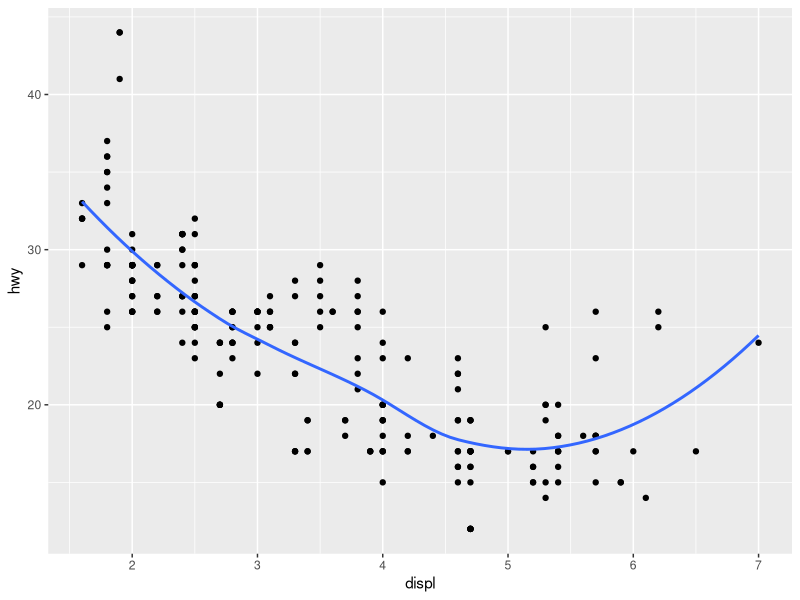
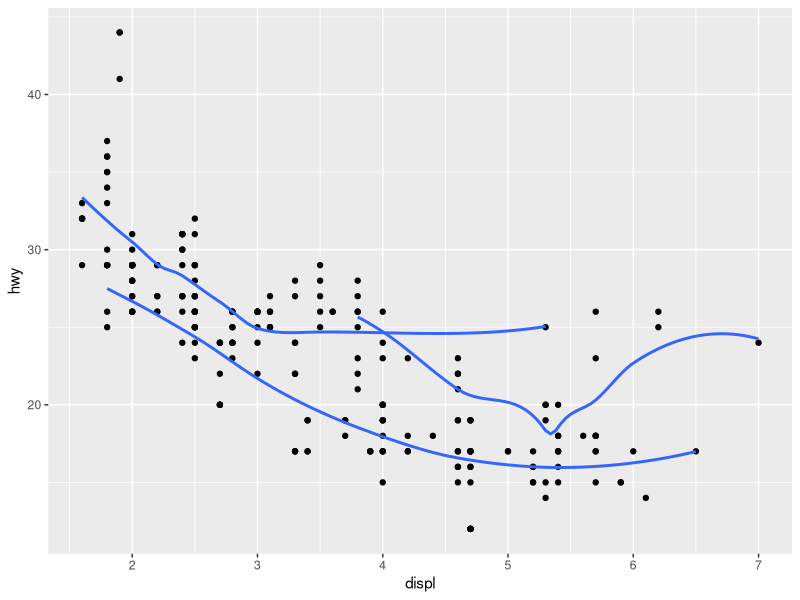
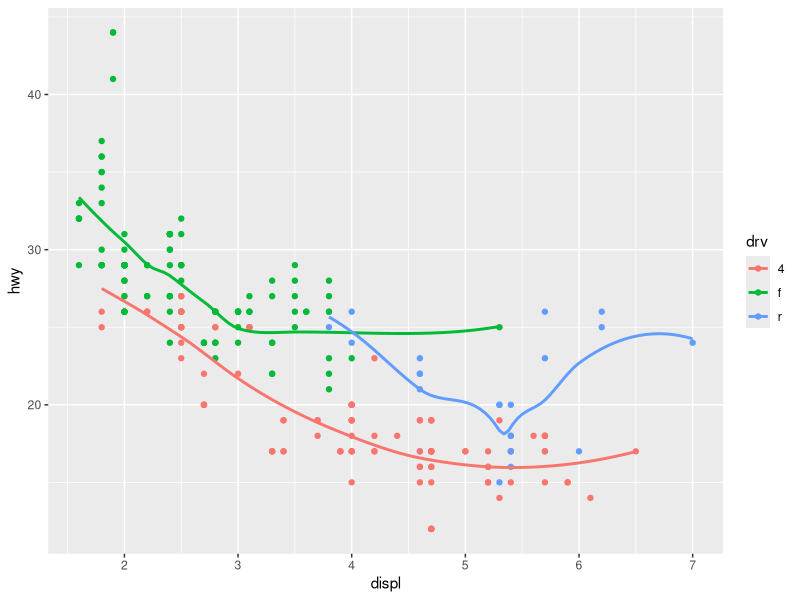
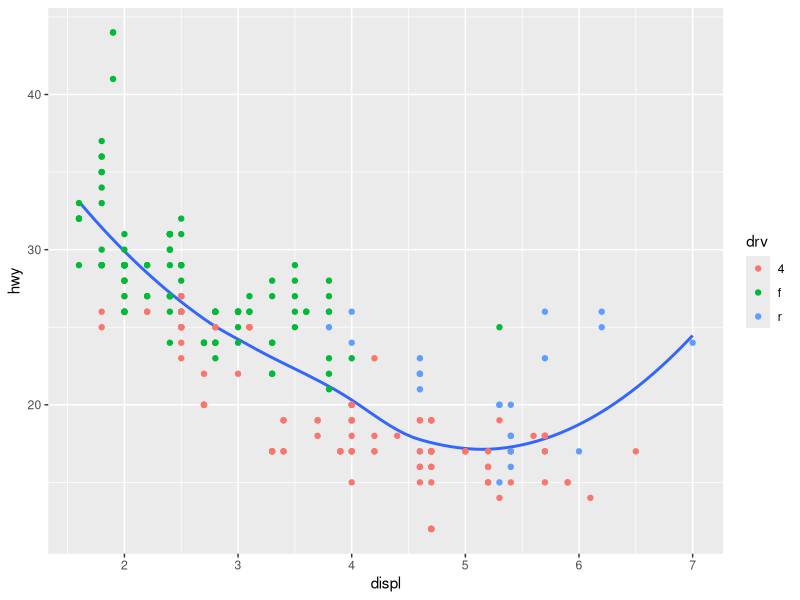
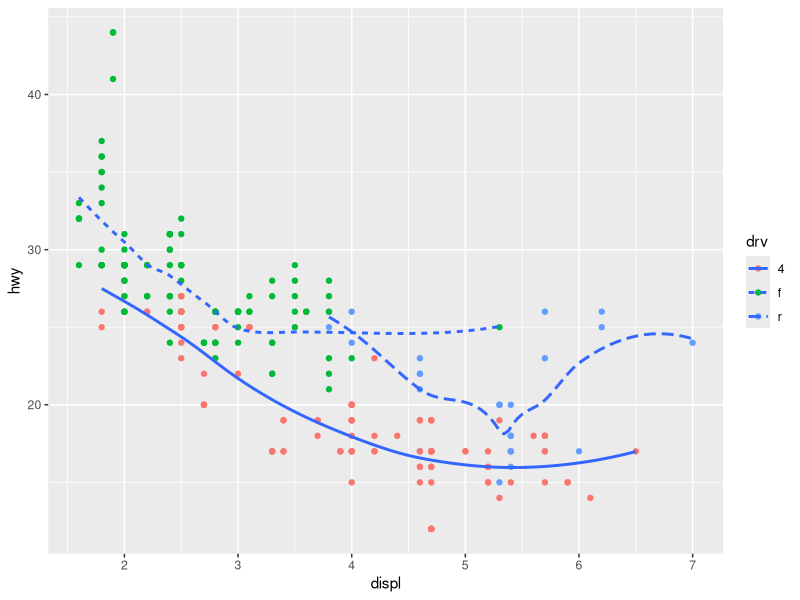
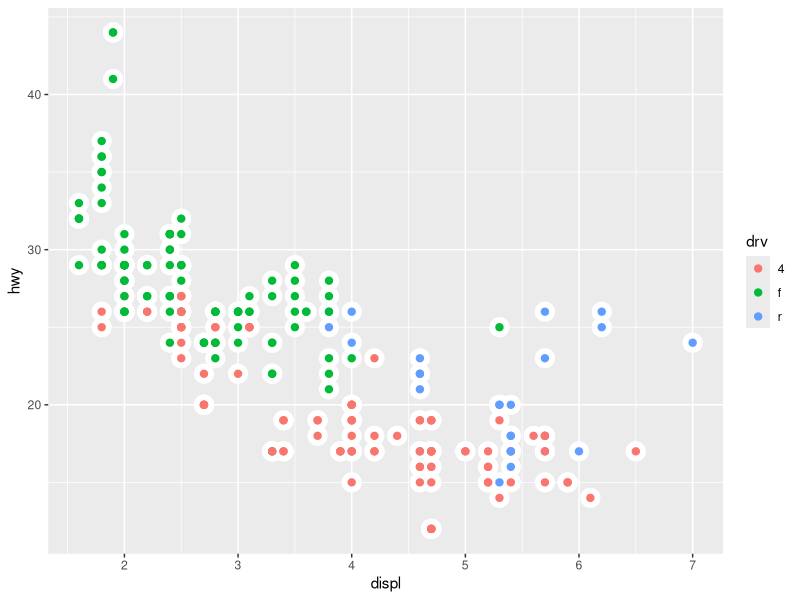
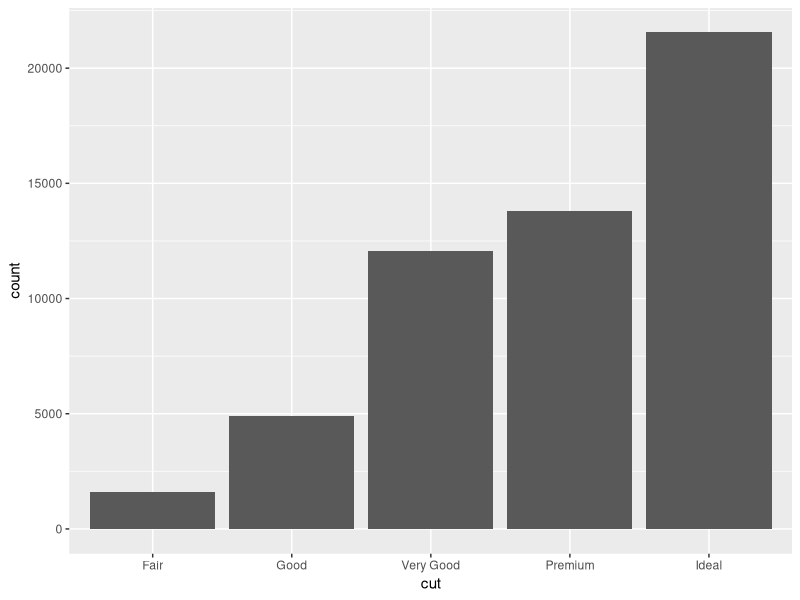
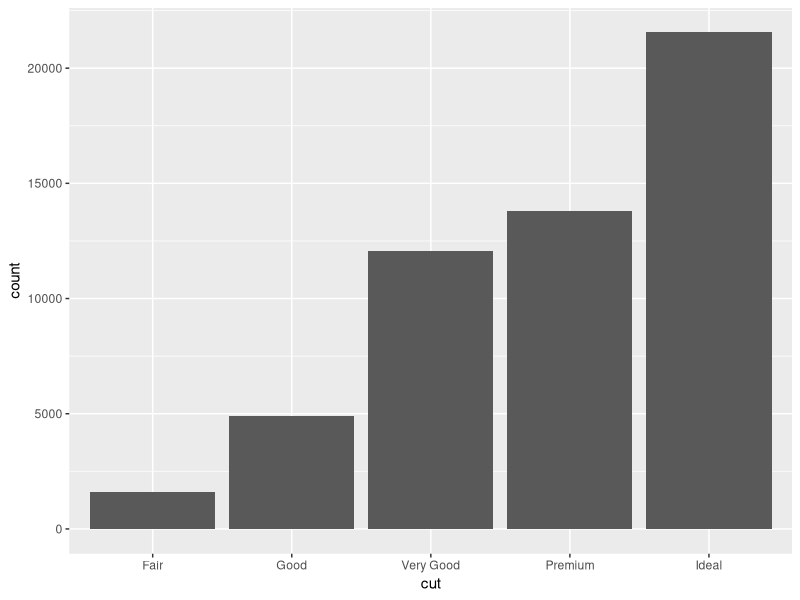

Write the R code that produced these figures, in order. (Note: this script raises an error after producing the figures.)
#Week4 working through the book
#Geom stuff 3.6.1 exercise 6
#Recreate the R code necessary to generate the graphs in the example
library(tidyverse)
#Plot of displ on x axis, hwy on y axis, scatter plot with line with no SE
ggplot(data = mpg, mapping = aes(x = displ, y = hwy)) +
  geom_point() +
  geom_smooth(se=FALSE)

#Plot of displ on x axis, hwy on y axis, scatter plot with line with no SE, but three 
#different lines
ggplot(data = mpg, mapping = aes(x = displ, y = hwy))+
  geom_point() +
  geom_smooth(mapping = aes(x = displ, y= hwy, group = drv), se = FALSE)

#same plot as above, but now groups (drv) are different colors
ggplot(data = mpg, mapping =aes(x = displ, y=hwy, color = drv)) +
  geom_point() +
  geom_smooth(se=FALSE)

#same plot as above, but now the geom_smooth is all the data
ggplot(data = mpg, mapping =aes(x = displ, y=hwy)) +
  geom_smooth(se=FALSE)+
    geom_point(mapping = aes(x=displ, y=hwy,color=drv)) 

#same plot, but now different points are drv colors, different smooth linestyles 
#are drv
ggplot(data = mpg) +
  geom_point(mapping =aes(x = displ, y=hwy, color = drv)) +
  geom_smooth(mapping = aes(x = displ, y = hwy, linetype = drv), se=FALSE)

#same plot with no lines and with halos around the points
ggplot(data = mpg)+
  geom_point(mapping = aes(x = displ, y = hwy), color = "white", stroke=4)+
  geom_point(mapping = aes(x =displ, y = hwy, color = drv),  stroke=1) 
# I DID IT!

#moving onto diamonds and statistical transformations
ggplot(data = diamonds) +
  geom_bar(mapping = aes(x = cut))
#makes a bar chart that includes counts, but that's not in the data set, it gets it 
#automatically from making a bar chart in geom_bar. Can look up what stat gets used
#like "count" by looking at ?geom_bar and then stat = "count", once reading about it

#you can also do the same thing but opposite, use the stat to do the count and the 
#default makes a bar plot
ggplot(data = diamonds) +
  stat_count(mapping = aes(x = cut))

#Do proportion instead of count
ggplot(data = diamonds) + 
  geom_bar(mapping = aes(x = cut, y = stat(prop), group = 1))

ggplot(data = diamonds) +
  stat_summary(
    mapping = aes(x = cut, y = depth),
    fun.ymin = min,
    fun.ymax = max,
    fun.y = median
  )

#EXERCISES
#1 what is default geom associated with stat_summary? 
?stat_summary
#default geom is pointrange
#rewrite previous plot to use geom function instead of the stat function
ggplot(data = diamonds) +
  geom_pointrange(mapping = aes(ymin = lower, ymax = upper))

diamonds %>%
  group_by(cut) %>% #group to get summary / do stats
  summarize(meandepth = mean(depth), 
            mindepth = min(depth),
            maxdepth = max(depth)) %>%
  ggplot(aes(x=cut,y=meandepth))+
  geom_pointrange(aes (ymin=mindepth, ymax=maxdepth))

#2 What does geom_col() do? I GIVE UP!!!!!!!!!
ggplot(data = diamonds) +
  geom_col(mapping = aes(y = cut))
#The above didn't work

#Adding on starting 2/25/20
ggplot() + geom_col(data = diamonds, aes(x = cut, y = depth))
#geom_col does not histogram - it does stuff based on stats/summary, like a normal 
#bar chart

#3 - geoms and stats come in pairs, what do they have in common? (I got lazy and 
#didn't do this)
# stat_bin(geom="bar") does the same as geom_bar(stat="bin") 

#4 What variables does stat_smooth() compute? What parameters control its behaviour?
#smooths data using different methods. needs a formula and a method

#5 In our proportion bar chart, we need to set group = 1. Why? In other words what 
#is the problem with these two graphs?

#graph 1
ggplot(data = diamonds) + 
  geom_bar(mapping = aes(x = cut, y = ..prop..))
ggplot(data = diamonds) + 
  geom_bar(mapping = aes(x = cut, y = ..prop.., group = 1))
#need group to show that they are all part of the same group

#graph 2
ggplot(data = diamonds) + 
  geom_bar(mapping = aes(x = cut, fill = color, y = ..prop..))
ggplot(data = diamonds) + 
  geom_bar(mapping = aes(x = cut,  y = ..prop.., group = 1, fill = color))
#I think for both of these they were showing each as a group, but I couldn't figure 
#what to do about the second one with color.

#you can color a bar chart with color or with fill
ggplot(data = diamonds) + 
  geom_bar(mapping = aes(x = cut, colour = cut))
#the one above does an outline

ggplot(data = diamonds) + 
  geom_bar(mapping = aes(x = cut, fill = cut)) #this one is solid fill
#add another dimension by setting fill to another thing
ggplot(data = diamonds) + 
  geom_bar(mapping = aes(x = cut, fill = clarity))

#if you don't want stacked bars:
ggplot(data = diamonds, mapping = aes(x = cut, fill = clarity)) + 
  geom_bar(alpha = 1/5, position = "identity") #here they overlap w/transparency 
# (weird)
ggplot(data = diamonds, mapping = aes(x = cut, colour = clarity)) + 
  geom_bar(fill = NA, position = "identity") #here they overlap with just outlines

#if want to compare proportions and not values:
ggplot(data = diamonds) + 
  geom_bar(mapping = aes(x = cut, fill = clarity), position = "fill")

#if you want to compare values:
ggplot(data = diamonds) + 
  geom_bar(mapping = aes(x = cut, fill = clarity), position = "dodge")

#R won't plot all the points if they overlap - there's a limit, so if you want to see
#all the data points you can add some random noise using jitter
ggplot(data = mpg) + 
  geom_point(mapping = aes(x = displ, y = hwy), position = "jitter")

#Exercise 1: What is the problem with this plot? How could you improve it?
ggplot(data = mpg, mapping = aes(x = cty, y = hwy)) + 
  geom_point()
#overlapping points
ggplot(data = mpg) +
  geom_point(mapping = aes(x = cty, y = hwy), position = "jitter") 

#Exercise 2: What parameters to geom_jitter() control the amount of jittering?
#width and height

#Exercise 3: Compare and contrast geom_jitter() with geom_count()
#Maps to area corresponding with number of points
ggplot(data = mpg) +
  geom_jitter(mapping = aes(x = cty, y = hwy))
ggplot(data = mpg) +
  geom_count(mapping = aes(x = cty, y = hwy))
#I like geom_count WAY better

#Exercise 4: What’s the default position adjustment for geom_boxplot()? Create a 
#visualisation of the mpg dataset that demonstrates it.
#dodge2
ggplot(mpg, aes(x = class, y = hwy)) +
  geom_boxplot()

ggplot(mpg, aes(x = class, y = hwy)) +
  geom_boxplot(aes(color=drv))